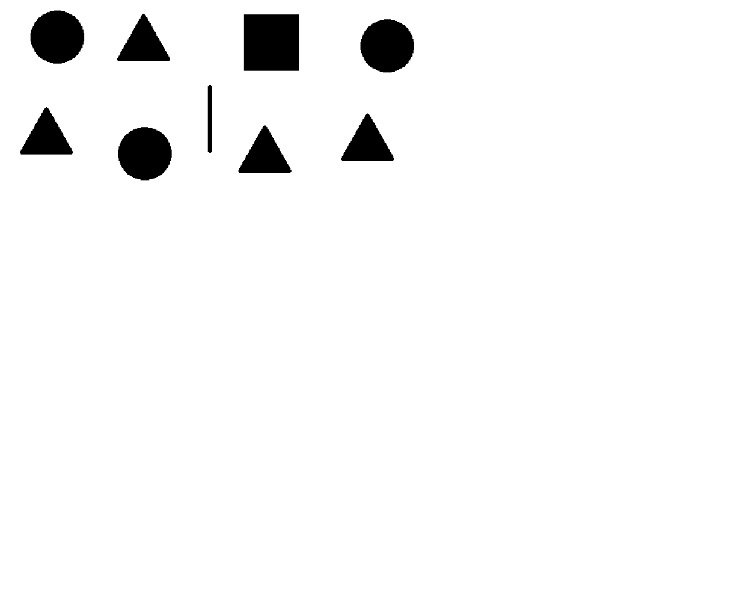
#> input picture Shapes2.png, 732 x 615 px, found by its file name
$ python '3.9.2-OpenCV_ Contour Features_ex.py'
#> lines starting #> are read from the running program, lines starting #| are printed output that depends on the picture; after the words box and inside, x2 and y2 are one past the last pixel; in counts of white or black regions, pixels touching at a corner belong together
import cv2
import numpy as np

pt1 = (539, 215)
pt2 = (569, 270)
pt3 = (508, 270)
triangle_cnt = np.array( [pt1, pt2, pt3] )


def DetectShape(img):
#> called with img = 'Shapes2.PNG'
    counter = {"TRI":0, "Circ":0, "Sqr":0, "Rec":0}

    img =cv2.imread(img)
#> img is the input picture: shape (615, 732, 3); min 0, max 255, mean 246.2
    canny = cv2.Canny(img,179,239)
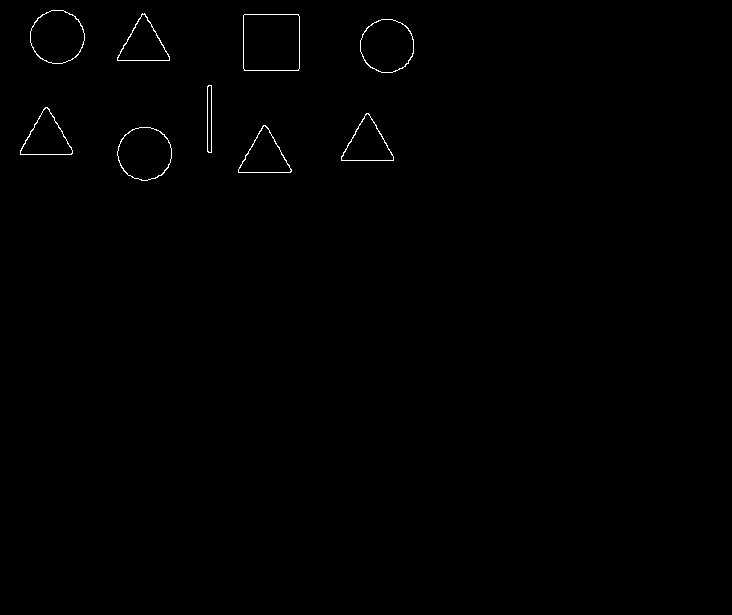
#> canny: shape (615, 732); 0.37% white in thin lines or dots, all inside (x1, y1, x2, y2) = (20, 10, 414, 181)
    contours, hierarchy = cv2.findContours(canny,cv2.RETR_TREE,cv2.CHAIN_APPROX_NONE)
#> contours = 18 contours; largest, box (x1, y1, x2, y2) and area: (243, 14, 300, 71) 3131, (243, 14, 300, 71) 3130, (30, 10, 85, 64) 2254, (360, 19, 414, 73) 2246, (117, 127, 172, 181) 2246
    cv2.drawContours(img,contours,-1,(0,255,0),1)
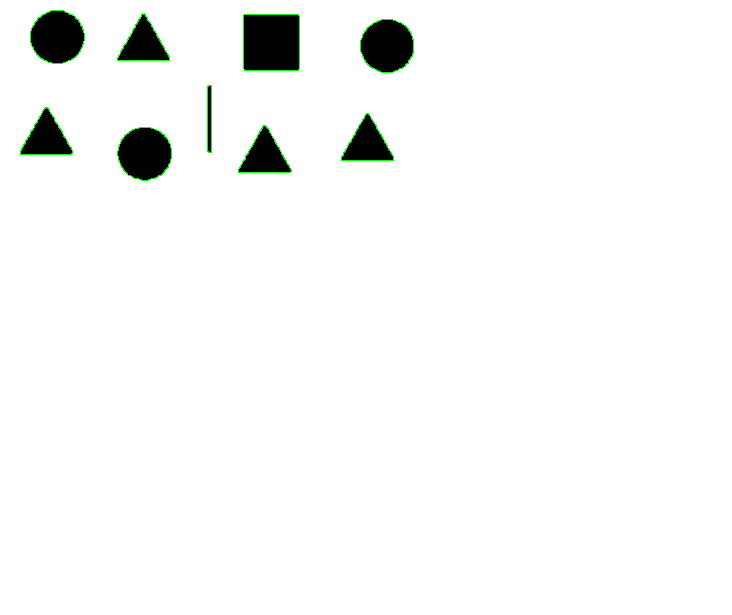
#> img: shape (615, 732, 3); 0.37% of pixels changed, all inside (x1, y1, x2, y2) = (20, 10, 414, 181)
    for i in range (len(contours)):
        cnt = contours[i]
        moment = cv2.moments(cnt)
        Cx = moment['m10'] / moment['m00']
        Cy = moment['m01'] / moment['m00']
        epsilon = 0.03 * cv2.arcLength(cnt, True)
        approx = cv2.approxPolyDP(cnt, epsilon, True)

        if len(approx)==2:
            cv2.putText(img,'Rectangular',(int(Cx),int(Cy)),cv2.FONT_HERSHEY_SIMPLEX, 0.5, (0, 0, 255), 1, cv2.LINE_AA)
            counter["Rec"] += 1

        elif len(approx)==3:
            cv2.putText(img,'Tringle',(int(Cx),int(Cy)),cv2.FONT_HERSHEY_SIMPLEX, 0.5, (0, 0, 255), 1, cv2.LINE_AA)
            counter["TRI"] += 1

        elif len(approx)==4:
            cv2.putText(img,'Square',(int(Cx),int(Cy)),cv2.FONT_HERSHEY_SIMPLEX, 0.5, (0, 0, 255), 1, cv2.LINE_AA)
            counter["Sqr"] += 1

        else:
            cv2.putText(img,'Circle',(int(Cx),int(Cy)),cv2.FONT_HERSHEY_SIMPLEX, 0.5, (0, 0, 255), 1, cv2.LINE_AA)
            counter["Circ"] += 1
#> this loop made 18 passes
#> (Cx, Cy, epsilon, approx) on passes 3, 4, 5, 6, 7, 8, 9, 10, 13, 14: (264.3, 155.5, 5.09, [[263, 125], [238, 172], [290, 172]]), (264.3, 155.7, 5.02, [[264, 125], [289, 172], [238, 171]]), (367.1, 143.6, 5.06, [[366, 113], [341, 160], [393, 160]]), (367.1, 143.8, 4.99, [[367, 113], [392, 160], [341, 159]]), (45.98, 137.5, 5.04, [[45, 107], [20, 154], [71, 154]]), (46.05, 137.7, 4.97, [[46, 107], [72, 152], [21, 154]]), (209, 118.5, 4.22, [[208, 85], [211, 152]]), (209, 118.5, 4.15, [[209, 85], [210, 152]]), (271, 41.99, 6.65, [[244, 14], [244, 70], [298, 70], [298, 14]]), (271, 41.99, 6.6, [[243, 15], [297, 14], [299, 68], [245, 70]])
#> (Cx, Cy, epsilon) on passes 1, 2, 11, 12, 17, 18: (144.3, 153.2, 5.37), (144.3, 153.2, 5.31), (386.7, 45.47, 5.36), (386.7, 45.44, 5.29), (56.88, 36.57, 5.38), (56.88, 36.59, 5.31)
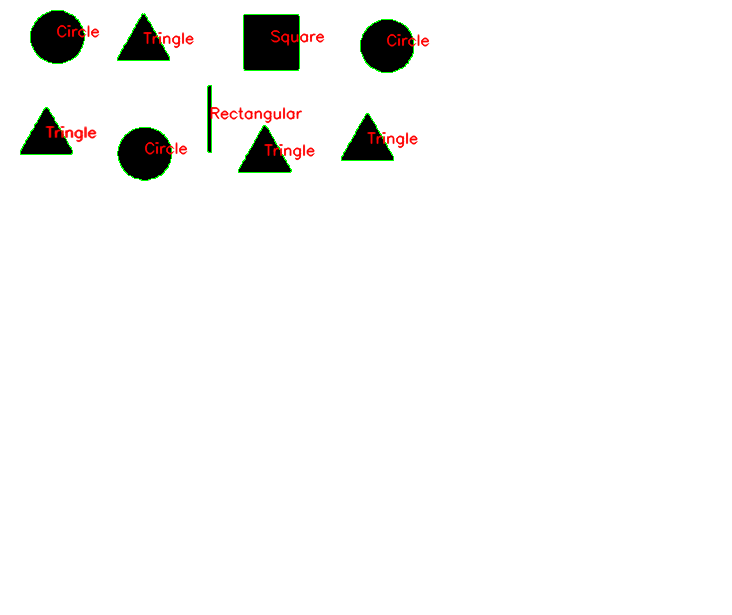
#> img: shape (615, 732, 3); 0.79% of pixels changed, all inside (x1, y1, x2, y2) = (45, 24, 430, 161)
#> after the loop, counter = {'TRI': 8, 'Circ': 6, 'Sqr': 2, 'Rec': 2}

    cir = int(counter["Circ"] * 0.5)
#> cir = 3
    sqr = int(counter["Sqr"] * 0.5)
#> sqr = 1
    rec = int(counter["Rec"] * 0.5)
#> rec = 1
    tri = int(counter["TRI"] * 0.5)
#> tri = 4

    cv2.rectangle(img,(509,298),(567,291),(0,0,255),-1)
    cv2.rectangle(img,(564,451),(510,398),(0,0,255),-1)
    cv2.circle(img,(537,348),32,(0,0,255),-1)
    cv2.drawContours(img, [triangle_cnt], 0, (0,0,255), -1)

    cv2.putText(img,'{}'.format(cir),(587,368), cv2.FONT_HERSHEY_SIMPLEX, 1, (0, 0, 255), 2, cv2.LINE_AA)
    cv2.putText(img,'{}'.format(sqr),(587,443), cv2.FONT_HERSHEY_SIMPLEX, 1, (0, 0, 255), 2, cv2.LINE_AA)
#> img: shape (615, 732, 3); mean B, G, R 240.1, 241, 246.1
    cv2.putText(img,'{}'.format(rec),(587,303), cv2.FONT_HERSHEY_SIMPLEX, 1, (0, 0, 255), 2, cv2.LINE_AA)
#> img: shape (615, 732, 3); mean B, G, R 240, 240.9, 246.1
    cv2.putText(img,'{}'.format(tri),(587,253), cv2.FONT_HERSHEY_SIMPLEX, 1, (0, 0, 255), 2, cv2.LINE_AA)
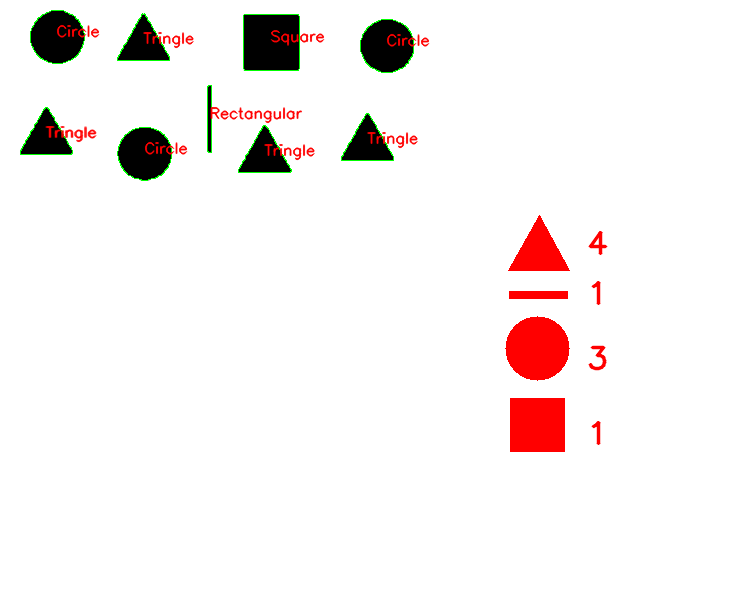
#> img: shape (615, 732, 3); mean B, G, R 239.9, 240.8, 246.1

    cv2.imshow('image',img)
    cv2.waitKey(0) & 0xFF


my_image = 'Shapes2.PNG'
my_image2 = 'Two Shapes.PNG'
DetectShape(my_image)

$ run again, with Shapes.PNG copied over Shapes2.png
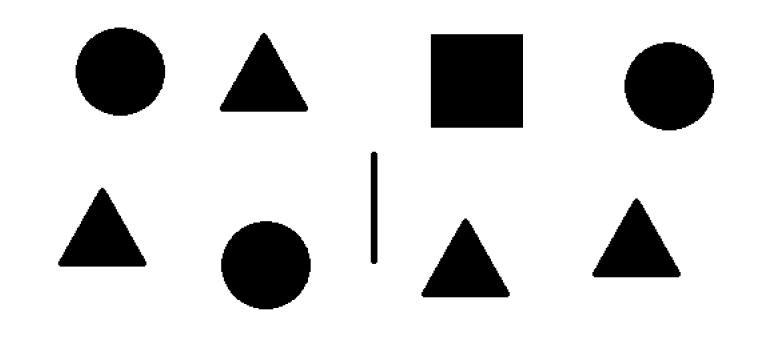
#> input picture Shapes.PNG, 759 x 339 px, found by its file name
#> in DetectShape, img is the input picture: shape (339, 759, 3); min 0, max 255, mean 212.4
#> in DetectShape, `canny = cv2.Canny(img,179,239)`:
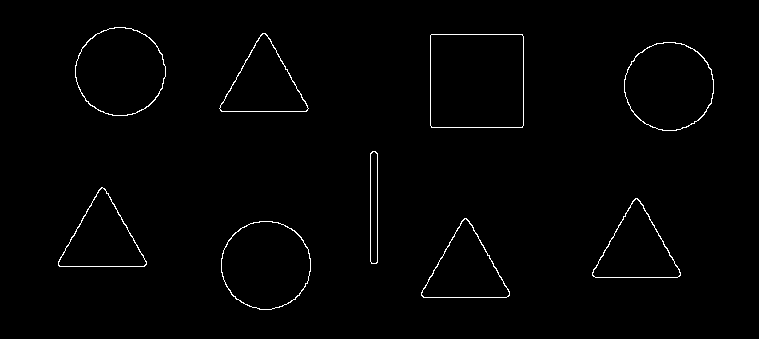
#> canny: shape (339, 759); 1.1% white in thin lines or dots, all inside (x1, y1, x2, y2) = (58, 27, 714, 310)
#> contours = 18 contours; largest, box (x1, y1, x2, y2) and area: (430, 34, 524, 128) 8644, (430, 34, 524, 128) 8642, (75, 27, 166, 116) 6197, (624, 42, 714, 131) 6190, (221, 221, 311, 310) 6186
#> the loop in DetectShape, `for i in range (len(contours)):` made 18 passes
#> (Cx, Cy, epsilon, approx) on passes 3 to 9: (465.1, 269.5, 8.46, [[464, 218], [421, 295], [508, 296]]), (465.1, 269.7, 8.39, [[465, 218], [506, 297], [421, 294]]), (636, 249.4, 8.46, [[635, 198], [592, 275], [679, 276]]), (636, 249.7, 8.39, [[636, 198], [677, 277], [592, 274]]), (101.9, 238.6, 8.47, [[101, 187], [58, 265], [144, 266]]), (101.9, 238.8, 8.4, [[102, 187], [146, 263], [60, 266]]), (373.5, 207.1, 7.03, [[372, 151], [376, 263]])
#> after the loop in DetectShape, `for i in range (len(contours)):`: counter = {'TRI': 8, 'Circ': 6, 'Sqr': 2, 'Rec': 2}
#> cir = 3
#> sqr = 1
#> tri = 4
#> in DetectShape, `cv2.putText(img,'{}'.format(tri),(587,253), cv2.FONT_HERSHEY_SIMPLEX, ..`:
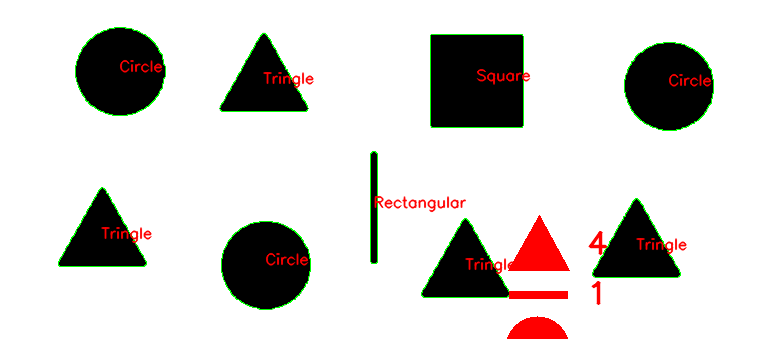
#> img: shape (339, 759, 3); mean B, G, R 206.7, 209.5, 212.1
